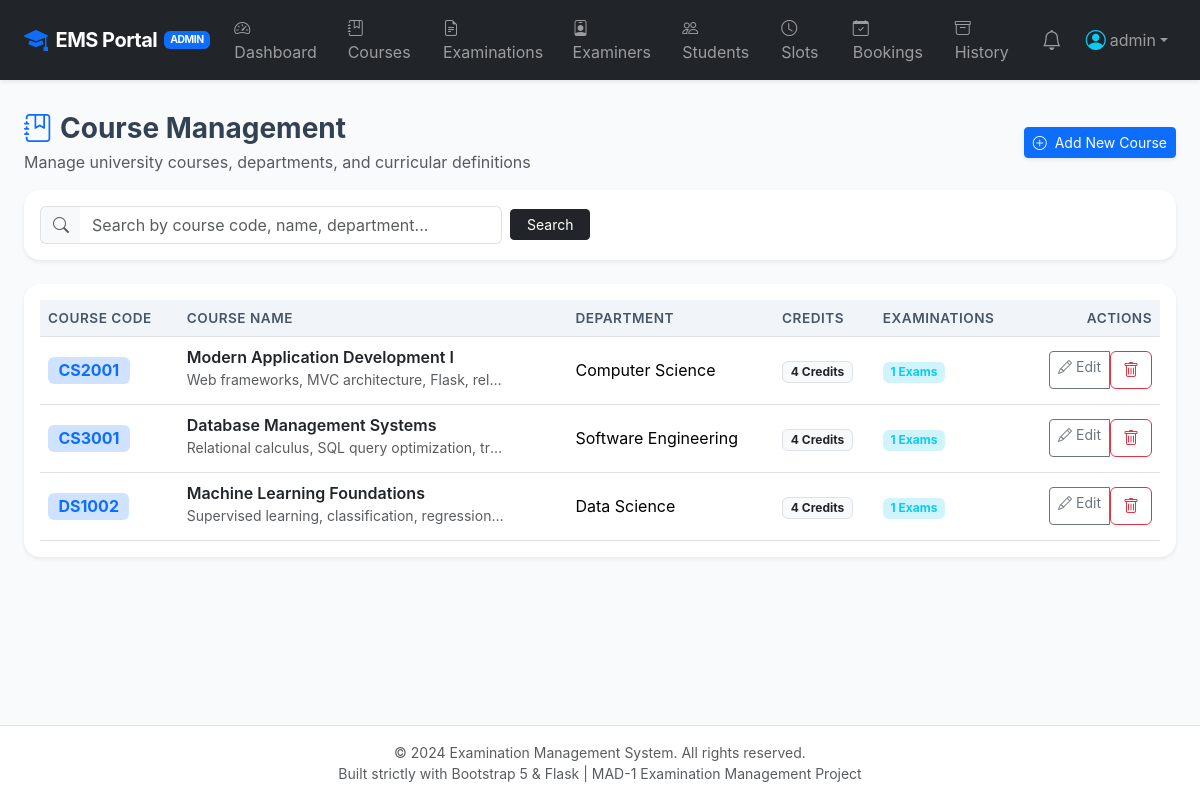
Screenshot of /admin/courses (signed in) with the database file from the repository.
### application/models.py (models this page shows, shortened)
class User(UserMixin, db.Model):
    __tablename__ = 'users'
    id = db.Column(db.Integer, primary_key=True)
    username = db.Column(db.String(80), unique=True, nullable=False, index=True)
    email = db.Column(db.String(120), unique=True, nullable=False, index=True)
    password_hash = db.Column(db.String(255), nullable=False)
    role = db.Column(db.String(20), nullable=False)  # 'admin', 'examiner', 'student'
    created_at = db.Column(db.DateTime, default=datetime.utcnow)
    examiner_profile = db.relationship('ExaminerProfile', backref='user', uselist=False, cascade='all, delete-orphan')
    student_profile = db.relationship('StudentProfile', backref='user', uselist=False, cascade='all, delete-orphan')
    notifications = db.relationship('Notification', backref='user', lazy='dynamic', cascade='all, delete-orphan')
    @property
    def is_admin(self):
        return self.role == 'admin'
    @property
    def is_student(self):
        return self.role == 'student'

class Course(db.Model):
    __tablename__ = 'courses'
    id = db.Column(db.Integer, primary_key=True)
    code = db.Column(db.String(20), unique=True, nullable=False, index=True)
    name = db.Column(db.String(150), nullable=False)
    description = db.Column(db.Text, nullable=True)
    department = db.Column(db.String(100), nullable=False)
    credits = db.Column(db.Integer, default=4)
    created_at = db.Column(db.DateTime, default=datetime.utcnow)
    examinations = db.relationship('Examination', backref='course', lazy='dynamic', cascade='all, delete-orphan')

### application/controllers/admin.py (the view)
@admin_bp.route('/courses')
def courses():
    search_query = request.args.get('q', '').strip()
    if search_query:
        course_list = Course.query.filter(
            (Course.name.ilike(f'%{search_query}%')) |
            (Course.code.ilike(f'%{search_query}%')) |
            (Course.department.ilike(f'%{search_query}%'))
        ).order_by(Course.code.asc()).all()
    else:
        course_list = Course.query.order_by(Course.code.asc()).all()
    return render_template('admin/courses.html', courses=course_list, search_query=search_query)

### application/__init__.py (called while the page is built)
@login_manager.user_loader
def load_user(user_id):
    try:
        return User.query.get(int(user_id))
    except (TypeError, ValueError):
        return None

### application/controllers/admin.py (called while the page is built)
@admin_bp.before_request
@login_required
@admin_required
def check_admin():
    pass

### application/templates/admin/courses.html (shortened to what this page needs)
{% extends "base.html" %}
{% block content %}
<div class="d-flex justify-content-between align-items-center mb-3 flex-wrap gap-2">
    <div>
        <h3 class="fw-bold mb-1"><i class="bi bi-journal-bookmark text-primary me-2"></i>Course Management</h3>
        <p class="text-muted mb-0">Manage university courses, departments, and curricular definitions</p>
    </div>
    <a href="{{ url_for('admin.create_course') }}" class="btn btn-primary btn-sm shadow-sm">
        <i class="bi bi-plus-circle me-1"></i> Add New Course
    </a>
</div>
<div class="card border-0 shadow-sm rounded-4 mb-4 bg-white">
    <div class="card-body p-3">
        <form method="GET" action="{{ url_for('admin.courses') }}" class="row g-2 align-items-center">
            <div class="col-md-6 col-lg-5">
                <div class="input-group">
                    <span class="input-group-text bg-light border-end-0"><i class="bi bi-search text-muted"></i></span>
                    <input type="text" class="form-control border-start-0" name="q" value="{{ search_query or '' }}" placeholder="Search by course code, name, department..." data-table-search="coursesTable">
                </div>
            </div>
            <div class="col-auto">
                <button type="submit" class="btn btn-dark btn-sm px-3">Search</button>
            </div>
        </form>
    </div>
</div>
<div class="card border-0 shadow-sm rounded-4 bg-white">
    <div class="card-body p-3">
        <div class="table-responsive">
            <table class="table table-hover table-custom mb-0" id="coursesTable">
                <thead>
                    <tr>
                        <th>Course Code</th>
                        <th>Course Name</th>
                        <th>Department</th>
                        <th>Credits</th>
                        <th>Examinations</th>
                        <th class="text-end">Actions</th>
                    </tr>
                </thead>
                <tbody>
                    {% if courses %}
                        {% for c in courses %}
                        <tr>
                            <td><span class="badge bg-primary-subtle text-primary fw-bold fs-6">{{ c.code }}</span></td>
                            <td>
                                <div class="fw-semibold text-dark">{{ c.name }}</div>
                                {% if c.description %}
                                    <small class="text-muted text-truncate d-inline-block" style="max-width: 320px;">{{ c.description }}</small>
                                {% endif %}
                            </td>
                            <td>{{ c.department }}</td>
                            <td><span class="badge bg-light text-dark border">{{ c.credits }} Credits</span></td>
                            <td>
                                <span class="badge bg-info-subtle text-info">{{ c.examinations.count() }} Exams</span>
                            </td>
                            <td class="text-end">
                                <div class="btn-group btn-group-sm">
                                    <a href="{{ url_for('admin.edit_course', course_id=c.id) }}" class="btn btn-outline-secondary" title="Edit Course">
                                        <i class="bi bi-pencil"></i> Edit
                                    </a>
                                    <form method="POST" action="{{ url_for('admin.delete_course', course_id=c.id) }}" class="d-inline confirm-action" data-confirm-message="Deleting course {{ c.code }} will also remove associated examinations and slots. Are you sure?">
                                        <button type="submit" class="btn btn-outline-danger" title="Delete Course">
                                            <i class="bi bi-trash"></i>
                                        </button>
                                    </form>
                                </div>
                            </td>
                        </tr>
                        {% endfor %}
                    {% endif %}
                </tbody>
            </table>
        </div>
    </div>
</div>
{% endblock %}

### application/templates/base.html (shortened to what this page needs)
<!DOCTYPE html>
<html lang="en">
<head>
    <link href="https://cdn.jsdelivr.net/npm/bootstrap@5.3.3/dist/css/bootstrap.min.css" rel="stylesheet">
    <link rel="stylesheet" href="https://cdn.jsdelivr.net/npm/bootstrap-icons@1.11.3/font/bootstrap-icons.min.css">
    <link rel="stylesheet" href="{{ url_for('static', filename='css/style.css') }}">
</head>
<body>
    <nav class="navbar navbar-expand-lg navbar-dark bg-dark sticky-top shadow-sm py-2">
        <div class="container-fluid px-lg-4">
            <a class="navbar-brand d-flex align-items-center" href="{{ url_for('auth.index') }}">
                <i class="bi bi-mortarboard-fill text-primary me-2 fs-4"></i>
                <span>EMS Portal</span>
                {% if current_user.is_authenticated %}
                    <span class="badge bg-primary brand-badge text-uppercase">{{ current_user.role }}</span>
                {% endif %}
            </a>
            <div class="collapse navbar-collapse" id="emsNavbar">
                <ul class="navbar-nav me-auto mb-2 mb-lg-0">
                    {% if current_user.is_authenticated %}
                        {% if current_user.is_admin %}
                            <li class="nav-item">
                                <a class="nav-link" href="{{ url_for('admin.dashboard') }}"><i class="bi bi-speedometer2 me-1"></i> Dashboard</a>
                            </li>
                            <li class="nav-item">
                                <a class="nav-link" href="{{ url_for('admin.courses') }}"><i class="bi bi-journal-bookmark me-1"></i> Courses</a>
                            </li>
                            <li class="nav-item">
                                <a class="nav-link" href="{{ url_for('admin.examinations') }}"><i class="bi bi-file-earmark-text me-1"></i> Examinations</a>
                            </li>
                            <li class="nav-item">
                                <a class="nav-link" href="{{ url_for('admin.examiners') }}"><i class="bi bi-person-badge me-1"></i> Examiners</a>
                            </li>
                            <li class="nav-item">
                                <a class="nav-link" href="{{ url_for('admin.students') }}"><i class="bi bi-people me-1"></i> Students</a>
                            </li>
                            <li class="nav-item">
                                <a class="nav-link" href="{{ url_for('admin.slots') }}"><i class="bi bi-clock me-1"></i> Slots</a>
                            </li>
                            <li class="nav-item">
                                <a class="nav-link" href="{{ url_for('admin.bookings') }}"><i class="bi bi-calendar-check me-1"></i> Bookings</a>
                            </li>
                            <li class="nav-item">
                                <a class="nav-link" href="{{ url_for('admin.historical') }}"><i class="bi bi-archive me-1"></i> History</a>
                            </li>
                        {% endif %}
                    {% else %}
                        <li class="nav-item">
                            <a class="nav-link" href="{{ url_for('auth.index') }}">Home</a>
                        </li>
                    {% endif %}
                </ul>
                <ul class="navbar-nav ms-auto align-items-lg-center">
                    {% if current_user.is_authenticated %}
                        <li class="nav-item me-2">
                            <a class="nav-link position-relative" href="{{ url_for('notifications.index') }}" title="Notifications">
                                <i class="bi bi-bell fs-5"></i>
                            </a>
                        </li>
                        <li class="nav-item dropdown">
                            <a class="nav-link dropdown-toggle d-flex align-items-center" href="#" id="userDropdown" role="button" data-bs-toggle="dropdown" aria-expanded="false">
                                <i class="bi bi-person-circle fs-5 me-1 text-info"></i>
                                <span>{{ current_user.username }}</span>
                            </a>
                        </li>
                    {% endif %}
                </ul>
            </div>
        </div>
    </nav>
    <main class="container-fluid px-lg-4 py-3">
        {% block content %}{% endblock %}
    </main>
    <footer class="bg-white border-top py-3 text-center text-muted small mt-auto">
        <div class="container">
            <div>&copy; 2024 Examination Management System. All rights reserved.</div>
            <div>Built strictly with Bootstrap 5 & Flask | MAD-1 Examination Management Project</div>
        </div>
    </footer>
</body>
</html>

### application/static/css/style.css (style rules this page uses)
:root { --ems-primary: #1e3a8a; --ems-secondary: #0ea5e9; --ems-dark: #0f172a; --ems-light: #f8fafc; --ems-border: #e2e8f0; }
body { background-color: #f8fafc; font-family: -apple-system, BlinkMacSystemFont, "Segoe UI", Roboto, "Helvetica Neue", Arial, sans-serif; color: #334155; min-height: 100vh; display: flex; flex-direction: column; }
main { flex: 1 0 auto; }
footer { flex-shrink: 0; }
.navbar-brand { font-weight: 700; letter-spacing: -0.5px; }
.brand-badge { font-size: 0.65rem; vertical-align: middle; margin-left: 0.4rem; }
.table-custom th { background-color: #f1f5f9; color: #475569; font-weight: 600; font-size: 0.85rem; text-transform: uppercase; letter-spacing: 0.5px; border-top: none; }
.table-custom td { vertical-align: middle; }

### rows the page displays
User: role "ADMIN", username "admin"
Course: code "CS2001", name "Modern Application Development I", description "Web frameworks, MVC architecture, Flask, rel…", department "Computer Science", credits "4", examinations.count "1"
Course: code "CS3001", name "Database Management Systems", description "Relational calculus, SQL query optimization, tr…", department "Software Engineering", credits "4", examinations.count "1"
Course: code "DS1002", name "Machine Learning Foundations", description "Supervised learning, classification, regression…", department "Data Science", credits "4", examinations.count "1"
